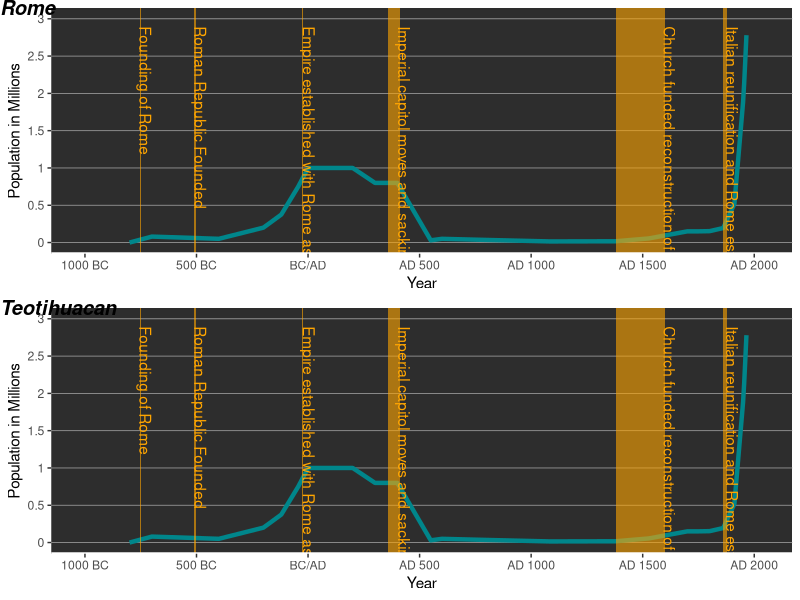

Source code (R):
library(ggplot2)
library(egg)

dat <- read.csv('Rome.csv',header=T)

rome <- ggplot(dat) + 
  geom_line(aes(x = Year, y = Population), size = 1.5, color='turquoise4') +
  theme(panel.grid.major.y = element_line('darkgray', size=0.25), panel.grid.minor.y=element_blank(), panel.grid.major.x=element_blank(), panel.grid.minor.x=element_blank(), 
        panel.background = element_rect(fill = "#2D2D2D"), axis.line = element_line(color='white', size = 1, linetype = "solid")) +
  #theme_dark() +
  scale_x_continuous(name="Year", limits=c(-1000, 2020), breaks=c(-1000,-500,0,500,1000,1500,2000),labels=c("1000 BC", "500 BC", "BC/AD","AD 500", "AD 1000","AD 1500","AD 2000")) +
  scale_y_continuous(name="Population in Millions", limits=c(0, 3000000), breaks=c(0,500000,1000000,1500000,2000000,2500000,3000000), labels=c(0,0.5,1,1.5,2,2.5,3)) +
  annotate("rect", xmin = -753, xmax = -750, ymin = -Inf, ymax = Inf, fill = "orange1", alpha = 0.6) +
  annotate("text", label="Founding of Rome", x = -730, y =2900000, color="orange1", angle=270, hjust=0) +
  annotate("rect", xmin = -509, xmax = -503, ymin = -Inf, ymax = Inf, fill = "orange1", alpha = 0.6) +
  annotate("text", label="Roman Republic Founded", x = -483, y =2900000, color="orange1", angle=270, hjust=0) +
  annotate("rect", xmin = -27, xmax = -23, ymin = -Inf, ymax = Inf, fill = "orange1", alpha = 0.6) +
  annotate("text", label="Empire established with Rome as capitol", x = 3, y =2900000, color="orange1", angle=270, hjust=0) +
  annotate("rect", xmin = 359, xmax = 410, ymin = -Inf, ymax = Inf, fill = "orange1", alpha = 0.6) +
  annotate("text", label="Imperial capitol moves and sacking of Rome", x = 430, y =2900000, color="orange1", angle=270, hjust=0) +
  annotate("rect", xmin = 1380, xmax = 1600, ymin = -Inf, ymax = Inf, fill = "orange1", alpha = 0.6) +
  annotate("text", label="Church funded reconstruction of Rome", x = 1620, y =2900000, color="orange1", angle=270, hjust=0) +
  annotate("rect", xmin = 1861, xmax = 1880, ymin = -Inf, ymax = Inf, fill = "orange1", alpha = 0.6) +
  annotate("text", label="Italian reunification and Rome established as capitol", x = 1900, y =2900000, color="orange1", angle=270, hjust=0) 
  
  


ggarrange(rome, rome, ncol = 1, nrow = 2, labels=c('Rome','Teotihuacan'))
